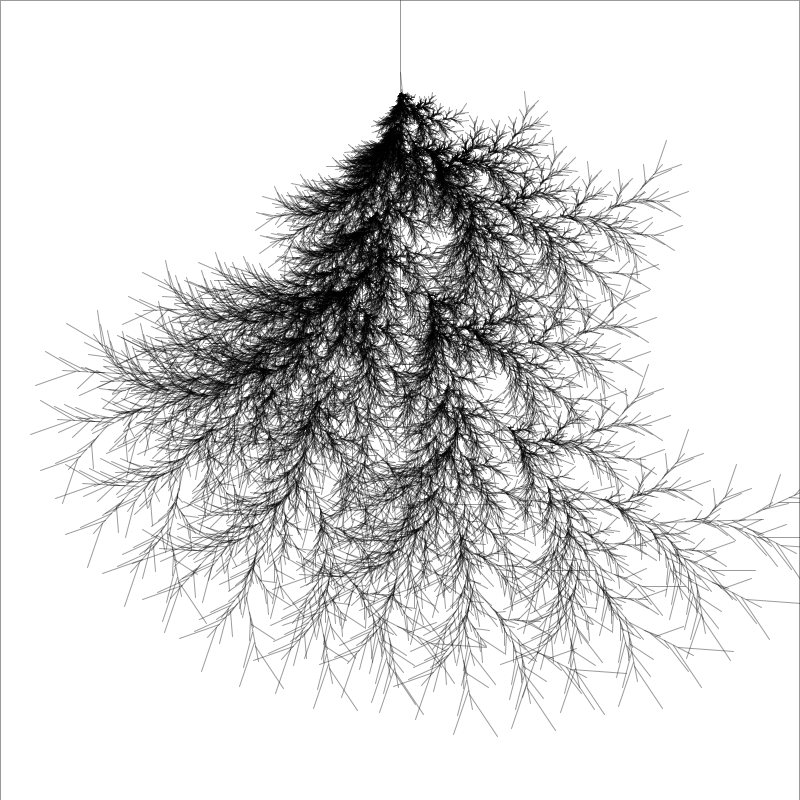
Frame 1 (no input)
Frame 60 (the mouse pressed at the canvas centre just before this capture): identical to frame 1, image omitted
Frame 120 (the mouse held since frame 60 and released just before this capture): identical to frame 1, image omitted

The Processing sketch that drew this single still picture (run headless with seeded random() and noise(); from frame 60 on, the mouse is pressed at the canvas centre):

// Processing sketch: processing_75113
// ── processing_75113.pde

// Based of of code found at http://answers.oreilly.com/topic/1261-create-fractal-plants-with-processing/ // 

int BRANCHES = 6; //Number of branches per line
int DEPTH = 7; // Recursive depth
float MIN_ANGLE = 5.0; //Minimum angle for new branch
float MAX_ANGLE = 80.0; //Maximum angle for a new branch
float MIN_LENGTH = 0.1; //Minimum length of new branch, as a pct of current length
float MAX_LENGTH = 0.8; //Minimum length of new branch, as a pct of current length
int I_LENGTH = 300; //Length of initial iteration
float[] angles = new float[15];
float[] lengths = new float[15];

// Implements a Vector
class Vector {
  int x, y;
  float r, theta;

  Vector (int _x, int _y, float _r, float _theta) {
    x = _x; //Origin x
    y = _y; //Origin y
    r = _r; //Length
    theta = _theta; // Angle
  }

  int getEndPointX() { 
    return int(x + r*cos(theta/57.3));
  }

  int getEndPointY() {
    return int(y + r*sin(theta/57.3));
  }
}

//Recursive function that creates a fractal "plant" 
void fractal(Vector v, int N) {
  if (N > 0) {
    line(v.x, v.y, v.getEndPointX(), v.getEndPointY()); //Draw the current vector
    for (int i = 0; i < BRANCHES; i++) { 
      //Create a random vector based on the current one
      Vector r = new Vector (v.x, v.y, v.r, v.theta); //New random vector that will branch off the current line
      r.r = v.r*lengths[i]; //Select a length
      r.x = r.getEndPointX(); //shift the x-origin
      r.y = r.getEndPointY(); //shift the y-origin
      r.theta += angles[i]; // shift the angle a bit
      fractal(r, N-1); //Recurse
    }
  }
}


//Draw the first image
void setup() {
  size(800, 800);
  background(255);
  fill(255, 250);
  stroke(0, 100);
  strokeWeight(1);
  smooth();
  keyPressed();
}

// keep draw() here to continue looping while waiting for keys
void draw() {
}

//Draw a new image each time a key is pressed
void keyPressed() { 
  rect(0, 0, width-1, height);
  Vector seed = new Vector(width/2, 0, I_LENGTH, 90);
  int dir = 1; //control alternating direction of the branch
  for (int i = 0; i < BRANCHES; i++) {
    lengths[i] = random(MIN_LENGTH, MAX_LENGTH); //Select a random length
    angles[i] = dir*random(MIN_ANGLE,MAX_ANGLE); // shift the angle a bit
    dir = dir * -1; //Alternate branch direction
  }
  fractal (seed, DEPTH);
}
